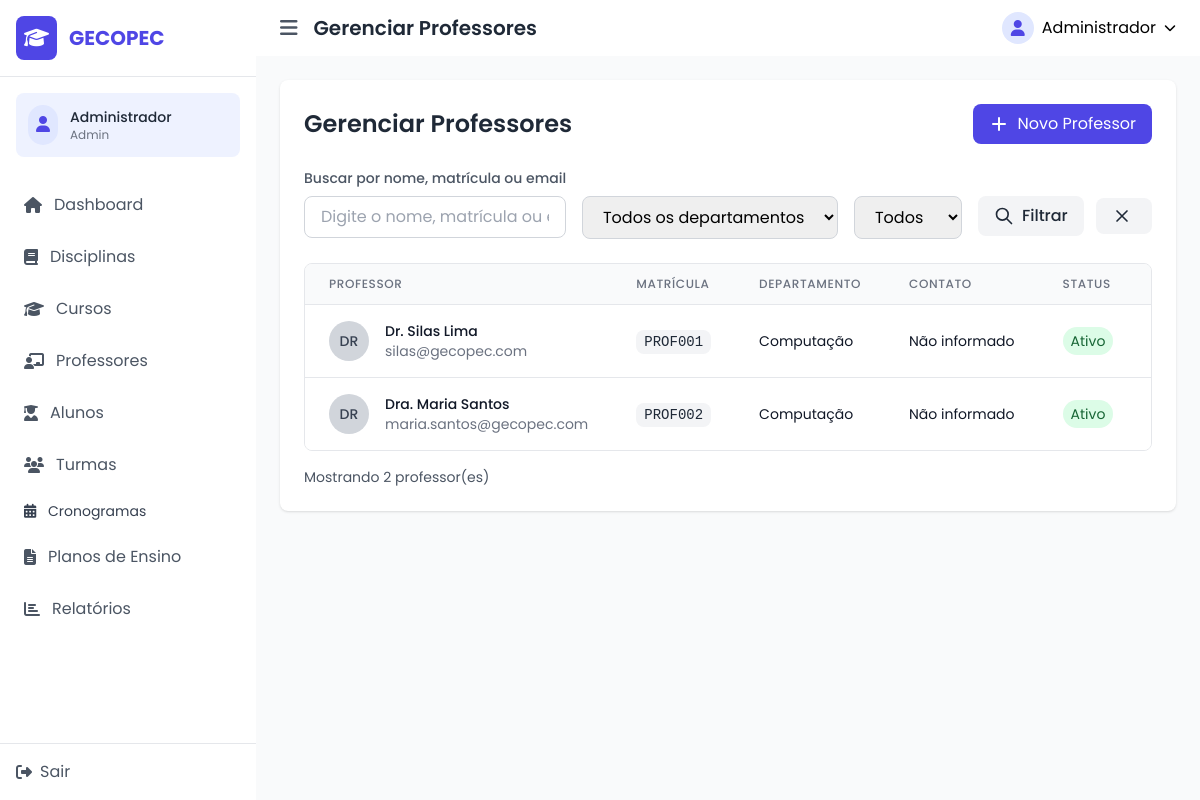
Screenshot of /index.php?page=professores (signed in) with the database file from the repository.
### tables this page shows
CREATE TABLE IF NOT EXISTS professores (
    id INT AUTO_INCREMENT PRIMARY KEY,
    usuario_id INT NOT NULL,
    matricula VARCHAR(50) UNIQUE NOT NULL,
    data_nascimento DATE,
    telefone VARCHAR(20),
    endereco TEXT,
    departamento VARCHAR(255) NOT NULL,
    especializacao TEXT,
    lattes_url VARCHAR(500),
    status ENUM('ativo', 'inativo') DEFAULT 'ativo',
    created_at TIMESTAMP DEFAULT CURRENT_TIMESTAMP,
    updated_at TIMESTAMP DEFAULT CURRENT_TIMESTAMP ON UPDATE CURRENT_TIMESTAMP,
    FOREIGN KEY (usuario_id) REFERENCES usuarios(id) ON DELETE CASCADE
);

CREATE TABLE IF NOT EXISTS usuarios (
    id INT AUTO_INCREMENT PRIMARY KEY,
    nome VARCHAR(255) NOT NULL,
    email VARCHAR(255) UNIQUE NOT NULL,
    senha VARCHAR(255) NOT NULL,
    tipo ENUM('admin', 'professor', 'coordenador', 'aluno') NOT NULL,
    status ENUM('ativo', 'inativo') DEFAULT 'ativo',
    created_at TIMESTAMP DEFAULT CURRENT_TIMESTAMP,
    updated_at TIMESTAMP DEFAULT CURRENT_TIMESTAMP ON UPDATE CURRENT_TIMESTAMP
);

### controllers/professorController.php (called while the page is built, shortened)
<?php
require_once 'models/ProfessorModel.php';
class ProfessorController {
    private $professorModel;
    public function __construct() {
        $this->professorModel = new ProfessorModel();
    }
    public function index() {
        $filtros = [
            'busca' => isset($_GET['busca']) ? $_GET['busca'] : '',
            'departamento' => isset($_GET['departamento']) ? $_GET['departamento'] : '',
            'status' => isset($_GET['status']) ? $_GET['status'] : ''
        ];
        $professores = $this->professorModel->getProfessoresWithUsuario();
        $todosOsProfessores = $this->professorModel->getProfessoresWithUsuario();
        $departamentos = array_unique(array_filter(array_column($todosOsProfessores, 'departamento')));
        sort($departamentos);
        $data = [
            'title' => 'Gerenciar Professores',
            'professores' => $professores,
            'departamentos' => $departamentos,
            'filtros' => $filtros,
            'mensagem' => isset($_SESSION['mensagem']) ? $_SESSION['mensagem'] : null
        ];
        $this->renderView('professores/index', $data);
    }
    private function renderView($view, $data = []) {
        extract($data);
        require_once 'views/templates/header.php';
        require_once 'views/' . $view . '.php';
        require_once 'views/templates/footer.php';
    }
}
?>

### lib/Database.php (called while the page is built, shortened)
<?php
class Database {
    private static $instance = null;
    private $host = DB_HOST;
    private $user = DB_USER;
    private $pass = DB_PASS;
    private $dbname = DB_NAME;
    private function __construct() {
        $dsn = 'mysql:host=' . $this->host . ';dbname=' . $this->dbname;
        $options = array(
            PDO::ATTR_PERSISTENT => true,
            PDO::ATTR_ERRMODE => PDO::ERRMODE_EXCEPTION
        );
        try {
            $this->dbh = new PDO($dsn, $this->user, $this->pass, $options);
        } catch(PDOException $e) {
            $this->error = $e->getMessage();
            echo 'Erro de conexão: ' . $this->error;
        }
    }
    public static function getInstance() {
        if (self::$instance === null) {
            self::$instance = new self();
        }
        return self::$instance->dbh;
    }
}
?>

### models/ProfessorModel.php (called while the page is built, shortened)
<?php
require_once 'lib/Database.php';
class ProfessorModel extends BaseModel {
    protected $table = 'professores';
    public function __construct() {
        $this->db = Database::getInstance();
    }
    public function getProfessoresWithUsuario() {
        $sql = "SELECT p.*, u.nome, u.email
                FROM {$this->table} p
                INNER JOIN usuarios u ON p.usuario_id = u.id
                ORDER BY u.nome";
        $stmt = $this->db->prepare($sql);
        $stmt->execute();
        return $stmt->fetchAll();
    }
}
?>

### views/professores/index.php (the view, shortened to what this page needs)
<div class="bg-white rounded-lg shadow">
    <div class="p-6">
        <div class="flex justify-between items-center mb-6">
            <h1 class="text-2xl font-semibold text-gray-800">Gerenciar Professores</h1>
            <a href="index.php?page=professor-create" class="flex items-center bg-indigo-600 text-white px-4 py-2 rounded-lg hover:bg-indigo-700 transition-colors">
                <svg xmlns="http://www.w3.org/2000/svg" class="h-5 w-5 mr-2" viewBox="0 0 20 20" fill="currentColor">
                    <path fill-rule="evenodd" d="M10 3a1 1 0 011 1v5h5a1 1 0 110 2h-5v5a1 1 0 11-2 0v-5H4a1 1 0 110-2h5V4a1 1 0 011-1z" clip-rule="evenodd" />
                </svg>
                Novo Professor
            </a>
        </div>
        <div class="mb-6">
            <h2 class="text-sm font-medium text-gray-600 mb-2">Buscar por nome, matrícula ou email</h2>
            <div class="flex flex-col md:flex-row space-y-3 md:space-y-0 md:space-x-4">
                <div class="flex-1">
                    <input
                        type="text"
                        id="search-professor"
                        placeholder="Digite o nome, matrícula ou email..."
                        class="w-full border border-gray-300 rounded-lg px-4 py-2 focus:outline-none focus:ring-2 focus:ring-indigo-500"
                        value="<?php echo htmlspecialchars($filtros['busca'] ?? ''); ?>"
                    >
                </div>
                <div>
                    <select id="departamento-filter" class="border border-gray-300 rounded-lg px-4 py-2 focus:outline-none focus:ring-2 focus:ring-indigo-500">
                        <option value="">Todos os departamentos</option>
                    </select>
                </div>
                <div>
                    <select id="status-filter" class="border border-gray-300 rounded-lg px-4 py-2 focus:outline-none focus:ring-2 focus:ring-indigo-500">
                        <option value="">Todos</option>
                    </select>
                </div>
                <div>
                    <button
                        onclick="applyFilters()"
                        class="bg-gray-100 hover:bg-gray-200 text-gray-800 font-medium py-2 px-4 rounded-lg inline-flex items-center transition-colors"
                    >
                        <svg xmlns="http://www.w3.org/2000/svg" class="h-5 w-5 mr-2" fill="none" viewBox="0 0 24 24" stroke="currentColor">
                            <path stroke-linecap="round" stroke-linejoin="round" stroke-width="2" d="M21 21l-6-6m2-5a7 7 0 11-14 0 7 7 0 0114 0z" />
                        </svg>
                        Filtrar
                    </button>
                    <button
                        onclick="clearFilters()"
                        class="bg-gray-100 hover:bg-gray-200 text-gray-800 font-medium py-2 px-4 rounded-lg inline-flex items-center ml-2 transition-colors"
                    >
                        <svg xmlns="http://www.w3.org/2000/svg" class="h-5 w-5 mr-1" fill="none" viewBox="0 0 24 24" stroke="currentColor">
                            <path stroke-linecap="round" stroke-linejoin="round" stroke-width="2" d="M6 18L18 6M6 6l12 12" />
                        </svg>
                    </button>
                </div>
            </div>
        </div>
        <?php if (empty($professores)): ?>
            <div class="text-center py-16 flex flex-col items-center justify-center">
                <div class="bg-gray-100 p-6 rounded-full mb-4">
                    <svg xmlns="http://www.w3.org/2000/svg" class="h-16 w-16 text-gray-400" fill="none" viewBox="0 0 24 24" stroke="currentColor">
                        <path stroke-linecap="round" stroke-linejoin="round" stroke-width="2" d="M16 7a4 4 0 11-8 0 4 4 0 018 0zM12 14a7 7 0 00-7 7h14a7 7 0 00-7-7z" />
                    </svg>
                </div>
                <h2 class="text-xl font-semibold text-gray-800 mb-2">Nenhum professor encontrado</h2>
                <p class="text-gray-600 mb-6">Não há professores cadastrados ou que atendam aos filtros aplicados.</p>
                <a href="index.php?page=professor-create" class="bg-indigo-600 text-white px-6 py-2 rounded-lg hover:bg-indigo-700 transition-colors flex items-center">
                    <svg xmlns="http://www.w3.org/2000/svg" class="h-5 w-5 mr-2" viewBox="0 0 20 20" fill="currentColor">
                        <path fill-rule="evenodd" d="M10 3a1 1 0 011 1v5h5a1 1 0 110 2h-5v5a1 1 0 11-2 0v-5H4a1 1 0 110-2h5V4a1 1 0 011-1z" clip-rule="evenodd" />
                    </svg>
                    Cadastrar primeiro professor
                </a>
            </div>
        <?php else: ?>
            <div class="overflow-hidden border border-gray-200 rounded-lg">
                <table class="min-w-full divide-y divide-gray-200">
                    <thead class="bg-gray-50">
                        <tr>
                            <th scope="col" class="px-6 py-3 text-left text-xs font-medium text-gray-500 uppercase tracking-wider">Professor</th>
                            <th scope="col" class="px-6 py-3 text-left text-xs font-medium text-gray-500 uppercase tracking-wider">Matrícula</th>
                            <th scope="col" class="px-6 py-3 text-left text-xs font-medium text-gray-500 uppercase tracking-wider">Departamento</th>
                            <th scope="col" class="px-6 py-3 text-left text-xs font-medium text-gray-500 uppercase tracking-wider">Contato</th>
                            <th scope="col" class="px-6 py-3 text-left text-xs font-medium text-gray-500 uppercase tracking-wider">Status</th>
                            <th scope="col" class="px-6 py-3 text-right text-xs font-medium text-gray-500 uppercase tracking-wider">Ações</th>
                        </tr>
                    </thead>
                    <tbody class="bg-white divide-y divide-gray-200" id="professores-table-body">
                        <?php foreach ($professores as $professor): ?>
                        <tr class="hover:bg-gray-50">
                            <td class="px-6 py-4 whitespace-nowrap">
                                <div class="flex items-center">
                                    <div class="flex-shrink-0 h-10 w-10">
                                        <div class="h-10 w-10 rounded-full bg-gray-300 flex items-center justify-center">
                                            <span class="text-sm font-medium text-gray-700">
                                                <?php echo strtoupper(substr($professor['nome'], 0, 2)); ?>
                                            </span>
                                        </div>
                                    </div>
                                    <div class="ml-4">
                                        <div class="text-sm font-medium text-gray-900">
                                            <?php echo htmlspecialchars($professor['nome']); ?>
                                        </div>
                                        <div class="text-sm text-gray-500">
                                            <?php echo htmlspecialchars($professor['email']); ?>
                                        </div>
                                    </div>
                                </div>
                            </td>
                            <td class="px-6 py-4 whitespace-nowrap">
                                <span class="px-2 py-1 bg-gray-100 text-gray-800 text-sm rounded-lg font-mono">
                                    <?php echo htmlspecialchars($professor['matricula']); ?>
                                </span>
                            </td>
                            <td class="px-6 py-4 whitespace-nowrap">
                                <div class="text-sm text-gray-900">
                                    <?php echo htmlspecialchars($professor['departamento'] ?? 'Não informado'); ?>
                                </div>
                            </td>
                            <td class="px-6 py-4 whitespace-nowrap">
                                <div class="text-sm text-gray-900">
                                    <?php echo htmlspecialchars($professor['telefone'] ?? 'Não informado'); ?>
                                </div>
                            </td>
                            <td class="px-6 py-4 whitespace-nowrap">
                                <?php if ($professor['status'] == 'ativo'): ?>
                                    <span class="px-2 py-1 bg-green-100 text-green-800 rounded-full text-sm">Ativo</span>
                                <?php else: ?>
                                    <span class="px-2 py-1 bg-gray-100 text-gray-800 rounded-full text-sm">Inativo</span>
                                <?php endif; ?>
                            </td>
                            <td class="px-6 py-4 whitespace-nowrap text-right text-sm font-medium">
                            </td>
                        </tr>
                        <?php endforeach; ?>
                    </tbody>
                </table>
            </div>
            <div class="mt-4 text-sm text-gray-600">
                Mostrando <?php echo count($professores); ?> professor(es)
            </div>
        <?php endif; ?>
    </div>
</div>

### rows the page displays
professores: usuario.nome "DR", usuario.nome "Dr. Silas Lima", usuario.email "silas@gecopec.com", matricula "PROF001", departamento "Computação", telefone "Não informado", status "Ativo"
professores: usuario.nome "DR", usuario.nome "Dra. Maria Santos", usuario.email "maria.santos@gecopec.com", matricula "PROF002", departamento "Computação", telefone "Não informado", status "Ativo"

### other values shown
APP_NAME "GECOPEC"
$_SESSION['usuario_nome'] "Administrador"
$_SESSION['usuario_tipo'] "Admin"
$title "Gerenciar Professores"
count($professores) "2"
